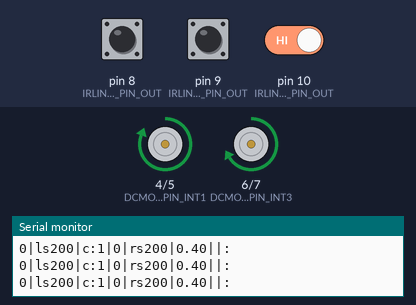
Bench run of a sketch on a simulated Arduino Uno, built with avr-gcc and run on an emulated ATmega328P. Shown: motor-driver pin pairs drawn as motors (green arrow = first pin HIGH = forward, orange = second pin HIGH = backward, longer = more drive), the last lines printed to the serial monitor. The test bench sets the inputs (shaded band); at power-on: pin 8 (IRLINEFOLLOW_1_PIN_OUT) LOW, pin 9 (IRLINEFOLLOW_2_PIN_OUT) LOW, pin 10 (IRLINEFOLLOW_3_PIN_OUT) HIGH.

Above: at 1.2 s.
1.3 s: pin 8 (IRLINEFOLLOW_1_PIN_OUT) driven HIGH
At 1.9 s:
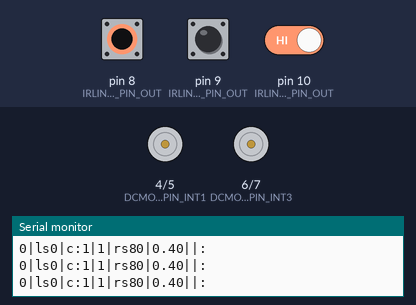
2.8 s: pin 9 (IRLINEFOLLOW_2_PIN_OUT) driven HIGH
5.8 s: pin 8 (IRLINEFOLLOW_1_PIN_OUT) driven LOW
At 6.8 s:
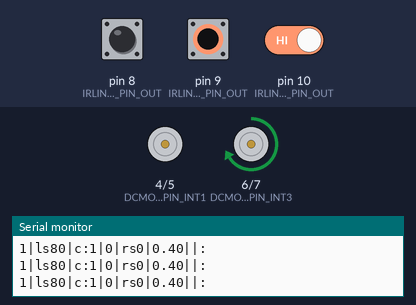
7.3 s: pin 9 (IRLINEFOLLOW_2_PIN_OUT) driven LOW
At 8.6 s:
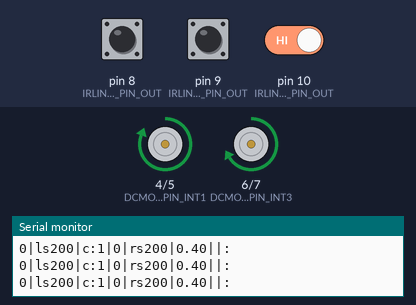
10.3 s: pin 8 (IRLINEFOLLOW_1_PIN_OUT) pulsed HIGH 2 times (0.12 s each, 0.3 s apart)
At 10.55 s:
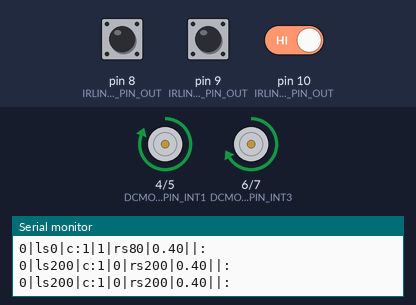
13.9 s: pin 9 (IRLINEFOLLOW_2_PIN_OUT) pulsed HIGH 5 times (0.12 s each, 0.3 s apart)
At 15.6 s:
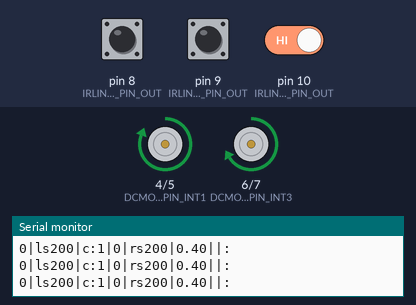
Timing chart, 0 to 17.1 s (numbered marks = the images above; inputs shaded):
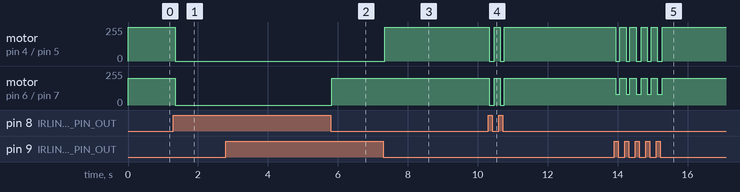

Measured:
- after the input at 1.3 s, motor on pin 4 (DCMOTORDRIVERL298_PIN_INT1) / pin 5 (DCMOTORDRIVERL298_PIN_INT2): forward 255/255 → stopped after 0.05 s; motor on pin 6 (DCMOTORDRIVERL298_PIN_INT3) / pin 7 (DCMOTORDRIVERL298_PIN_INT4): forward 200/255 → stopped after 0.05 s
- after the input at 5.8 s, motor on pin 6 (DCMOTORDRIVERL298_PIN_INT3) / pin 7 (DCMOTORDRIVERL298_PIN_INT4): stopped → forward 200/255 at once
- after the input at 7.3 s, motor on pin 4 (DCMOTORDRIVERL298_PIN_INT1) / pin 5 (DCMOTORDRIVERL298_PIN_INT2): stopped → forward 255/255 after 0.05 s

The sketch:

Firmware.ino
```cpp
// Include Libraries
#include "Arduino.h"
#include "DCMDriverL298.h"
#include "Button.h"


// Pin Definitions
#define DCMOTORDRIVERL298_PIN_INT1  4
#define DCMOTORDRIVERL298_PIN_ENB 3
#define DCMOTORDRIVERL298_PIN_INT2  5
#define DCMOTORDRIVERL298_PIN_ENA 2
#define DCMOTORDRIVERL298_PIN_INT3  6
#define DCMOTORDRIVERL298_PIN_INT4  7
#define IRLINEFOLLOW_1_PIN_OUT  8
#define IRLINEFOLLOW_2_PIN_OUT  9
#define IRLINEFOLLOW_3_PIN_OUT  10 // srodkowy

#define FORWARD 0
#define BACKWARD 1
#define MAX_SPEED 200
double multiplier = 0.01;
double maxSpeedMultiplier = 0.4;
double GO_BACK_MULTIPLIER = 0.0;

int tor = 1;

// Global variables and defines

// object initialization
//DCMDriverL298 dcMotorDriverL298(DCMOTORDRIVERL298_PIN_ENA,DCMOTORDRIVERL298_PIN_INT1,DCMOTORDRIVERL298_PIN_INT2,DCMOTORDRIVERL298_PIN_ENB,DCMOTORDRIVERL298_PIN_INT3,DCMOTORDRIVERL298_PIN_INT4);


// define vars for testing menu
const int timeout = 10000;       //define timeout of 10 sec
char menuOption = 0;
long time0;

// Setup the essentials for your circuit to work. It runs first every time your circuit is powered with electricity.
void setup()
{
    // Setup Serial which is useful for debugging
    // Use the Serial Monitor to view printed messages
    Serial.begin(9600);
    while (!Serial) ; // wait for serial port to connect. Needed for native USB
    Serial.println("start");

    pinMode(IRLINEFOLLOW_1_PIN_OUT, INPUT);
    pinMode(IRLINEFOLLOW_2_PIN_OUT, INPUT);
    pinMode(IRLINEFOLLOW_3_PIN_OUT, INPUT);

    pinMode(DCMOTORDRIVERL298_PIN_INT1, OUTPUT);
    pinMode(DCMOTORDRIVERL298_PIN_INT2, OUTPUT);
    pinMode(DCMOTORDRIVERL298_PIN_INT3, OUTPUT);
    pinMode(DCMOTORDRIVERL298_PIN_INT4, OUTPUT);
}

bool leftLineCrossed = false;
bool rightLineCrossed = false;
void loop()
{
    bool leftSensor = digitalRead(IRLINEFOLLOW_2_PIN_OUT);
    bool rightSensor = digitalRead(IRLINEFOLLOW_1_PIN_OUT);
    bool centerSensor = digitalRead(IRLINEFOLLOW_3_PIN_OUT);


    // prosty algorytm
    int rightMotorSpeed = MAX_SPEED;
    int leftMotorSpeed = MAX_SPEED;

    if (leftSensor) {
      rightMotorSpeed = 0;
      leftMotorSpeed = leftMotorSpeed * maxSpeedMultiplier;
    }
    if (rightSensor) {
      leftMotorSpeed = 0;
      rightMotorSpeed = rightMotorSpeed * maxSpeedMultiplier;
    }


    Serial.println("|:");
    Serial.print(leftSensor);
    Serial.print("|ls");
    Serial.print(leftMotorSpeed);
    Serial.print("|c:");
    Serial.print(centerSensor );
    Serial.print("|");
    Serial.print(rightSensor);
    Serial.print("|rs");
    Serial.print(rightMotorSpeed);
    Serial.print("|");
    Serial.print(maxSpeedMultiplier);
    Serial.print("|");

    analogWrite(DCMOTORDRIVERL298_PIN_INT1, rightMotorSpeed);
    digitalWrite(DCMOTORDRIVERL298_PIN_INT2, LOW);

    analogWrite(DCMOTORDRIVERL298_PIN_INT3, leftMotorSpeed);
    digitalWrite(DCMOTORDRIVERL298_PIN_INT4, LOW);
}
```

Button.cpp
```cpp
#include "Button.h"

#include <Arduino.h>


Button::Button(const int pin) : m_pin(pin)
{

}

void Button::init()
{

  pinMode(m_pin, INPUT);
  // set begin state
  m_lastButtonState = read();
}


//read button state.
bool Button::read()
{
  return digitalRead(m_pin);

}


//In General:
//if button is not pushed function will return LOW (0).
//if it is pushed function will return HIGH (1).

bool Button::onChange()
{
  //read button state. '1' is pushed, '0' is not pushed.
  bool reading = read();
  // If the switch changed, due to noise or pressing:
  if (reading != m_lastButtonState) {
    // reset the debouncing timer
    m_lastDebounceTime = millis();
    m_pressFlag = 1;
  }

  if ((millis() - m_lastDebounceTime) > m_debounceDelay) {
    // whatever the reading is at, it's been there for longer
    // than the debounce delay, so take it as the actual current state:

    // if the button state has changed:
    if (m_pressFlag) { //reading != m_lastButtonState) {
      //update the buton state
      m_pressFlag = 0;

      // save the reading.  Next time through the loop,
      m_lastButtonState = reading;
      return 1;

    }
  }
  m_lastButtonState = reading;

  return 0;

}

bool Button::onPress()
{
  //read button state. '1' is pushed, '0' is not pushed.
  bool reading = read();
  // If the switch changed, due to noise or pressing:
  if (reading == HIGH && m_lastButtonState == LOW) {
    // reset the debouncing timer
    m_lastDebounceTime = millis();
    m_pressFlag = 1;
  }

  if ((millis() - m_lastDebounceTime) > m_debounceDelay) {
    // whatever the reading is at, it's been there for longer
    // than the debounce delay, so take it as the actual current state:

    // if the button state has changed:
    if (m_pressFlag) {
      // save the reading.  Next time through the loop,
      m_pressFlag = 0;
      m_lastButtonState = reading;
      return 1;

    }
  }
  m_lastButtonState = reading;

  return 0;

}

bool Button::onRelease()
{
  //read button state. '1' is pushed, '0' is not pushed.
  bool reading = read();
  // If the switch changed, due to noise or pressing:
  if (reading == LOW && m_lastButtonState == HIGH) {
    // reset the debouncing timer
    m_lastDebounceTime = millis();
    m_pressFlag = 1;
  }

  if ((millis() - m_lastDebounceTime) > m_debounceDelay) {
    // whatever the reading is at, it's been there for longer
    // than the debounce delay, so take it as the actual current state:

    // if the button state has changed:
    if ( m_pressFlag) { //reading == LOW && m_lastButtonState == HIGH) {
      // save the reading.  Next time through the loop,
      m_lastButtonState = reading;
      m_pressFlag = 0;
      return 1;

    }
  }
  m_lastButtonState = reading;

  return 0;

}
```

Button.h
```cpp
#ifndef _BUTTON_H_
#define _BUTTON_H_


//button  class:
class Button {
  public:
    Button(const int pin);
    //initialize button instance
    void init();
    //Read button state - without debounce
    bool read();
    //return True on both button events, Press or Release
    bool onChange();
    //return True only on Press
    bool onPress();
    //return True only on Release
    bool onRelease();


  private:
    const int m_pin;
    bool m_lastButtonState; //state variables
    long m_lastDebounceTime = 0;  // the last time the output pin was toggled
    const int m_debounceDelay = 50;    // the debounce time; increase if the output flickers
    bool m_pressFlag = 0;

};

#endif //_BUTTON_H_
```

DCMDriverL298.cpp
```cpp
#include <Arduino.h>
#include "DCMDriverL298.h"

/**
* Construct a DC Motor Driver instance.<BR>
* It constructs two DC Motor instances, motorL and motorR.<BR>
* enA, enB - enable pins for motors. connected to PWM pin on Arduino board.<BR>
* pinA1,pinA2,pinB1,pinB2 - direction pin of the motors. connected to digital pins on Arduino board.
*/
DCMDriverL298::DCMDriverL298(const int enA, const int pinA1, const int pinA2, const int enB, const int pinB1, const int pinB2) : m_enA(enA), m_enB(enB), m_pinA1(pinA1), m_pinA2(pinA2), m_pinB1(pinB1), m_pinB2(pinB2)
{
	pinMode(m_pinA1,OUTPUT);
    pinMode(m_pinA2,OUTPUT);
    pinMode(m_pinB1,OUTPUT);
    pinMode(m_pinB2,OUTPUT);
    pinMode(m_enA,OUTPUT);
    pinMode(m_enB,OUTPUT);

 	stopMotors();
}

/**Set DC motor A speed and direction.
*/
void DCMDriverL298::setMotorA(int speed, bool dir)
{
	setMotor(m_enA, m_pinA1, m_pinA2, speed, dir);
}

/**Set DC motor B speed and direction.
*/
void DCMDriverL298::setMotorB(int speed, bool dir)
{
	setMotor(m_enB, m_pinB1, m_pinB2, speed, dir);
}
/**Stop DC motor A.
*/
void DCMDriverL298::stopMotorA()
{
	off(m_enA, m_pinA1, m_pinA2);
}
/**Stop DC motor B.
*/
void DCMDriverL298::stopMotorB()
{
	off(m_enB, m_pinB1, m_pinB2);
}
/**Stop both DC motors.
*/
void DCMDriverL298::stopMotors()
{
	stopMotorA();
	stopMotorB();
}
/**Set DC motor speed and direction.
*/
void DCMDriverL298::setMotor(int pinPWM, int pinDir1, int pinDir2, int speed, bool dir)
{
	analogWrite(pinPWM, speed);
	digitalWrite(pinDir1, !dir);
	digitalWrite(pinDir2, dir);
}


/**Turn off DC motor
*/
void DCMDriverL298::off(int pinPWM, int pinDir1, int pinDir2)
{
	analogWrite(pinPWM, 0);
	digitalWrite(pinDir1, LOW);
	digitalWrite(pinDir2, LOW);
}
```

DCMDriverL298.h
```cpp
/** \addtogroup DCMotorWDriver
 *  @{
 */

#ifndef _DCMDRIVERL298_H_
#define _DCMDRIVERL298_H_


//DcMotor driver class:
class DCMDriverL298
{

	public:
		DCMDriverL298(const int enA, const int pinA1, const int pinA2, const int enB, const int pinB1, const int pinB2);
		void setMotorA(int speed, bool dir);
		void setMotorB(int speed, bool dir);
		void stopMotorA();
		void stopMotorB();
		void stopMotors();
		void setMotor(int pinPWM, int pinDir1, int pinDir2, int speed, bool dir);
		void off(int pinPWM, int pinDir1, int pinDir2);
	private:
		const int m_enA, m_enB, m_pinA1, m_pinA2, m_pinB1, m_pinB2;

};

#endif // _DCMDRIVERL298_H_
/** @}*/
```
